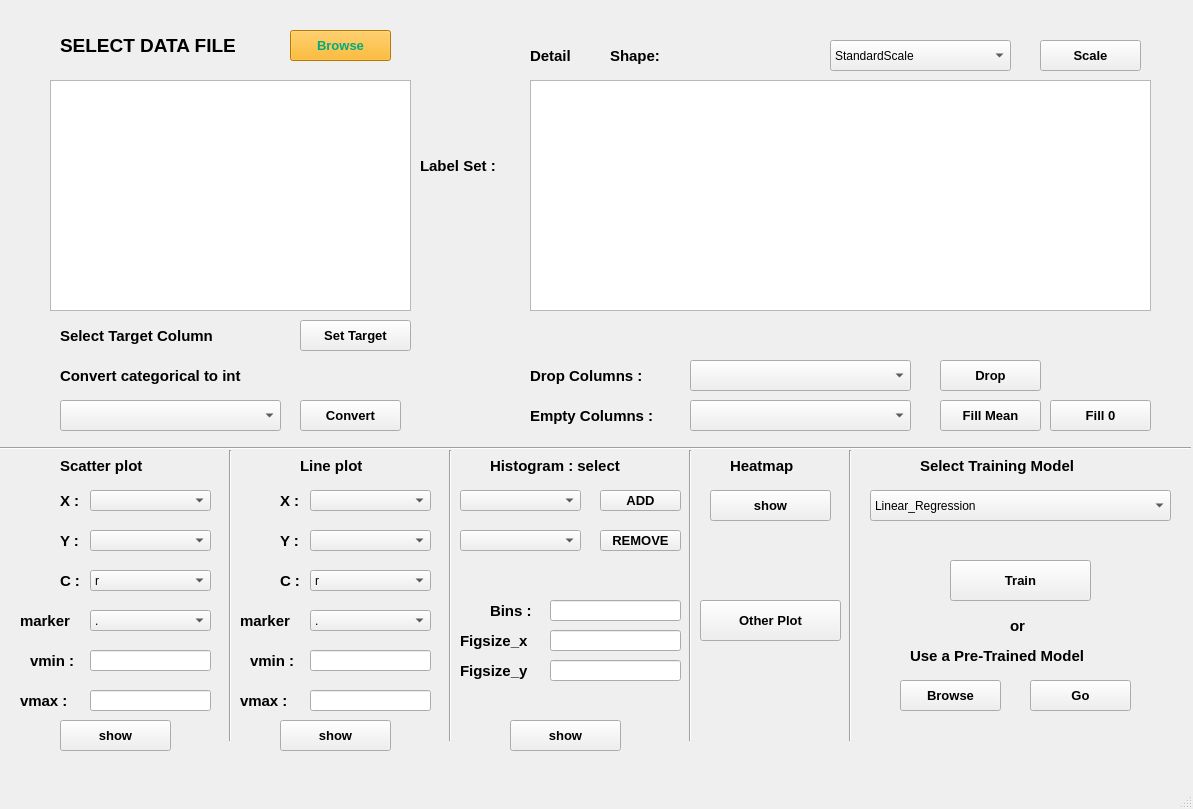
<?xml version="1.0" encoding="UTF-8"?>
<ui version="4.0">
 <class>MainWindow</class>
 <widget class="QMainWindow" name="MainWindow">
  <property name="geometry">
   <rect>
    <x>0</x>
    <y>0</y>
    <width>1193</width>
    <height>809</height>
   </rect>
  </property>
  <property name="windowTitle">
   <string>MainWindow</string>
  </property>
  <widget class="QWidget" name="centralwidget">
   <widget class="QLabel" name="label">
    <property name="geometry">
     <rect>
      <x>60</x>
      <y>30</y>
      <width>221</width>
      <height>31</height>
     </rect>
    </property>
    <property name="font">
     <font>
      <family>Arial</family>
      <pointsize>14</pointsize>
      <weight>75</weight>
      <bold>true</bold>
     </font>
    </property>
    <property name="text">
     <string>SELECT DATA FILE</string>
    </property>
   </widget>
   <widget class="QPushButton" name="Browse">
    <property name="geometry">
     <rect>
      <x>290</x>
      <y>30</y>
      <width>101</width>
      <height>31</height>
     </rect>
    </property>
    <property name="font">
     <font>
      <family>Arial</family>
      <pointsize>10</pointsize>
      <weight>75</weight>
      <bold>true</bold>
     </font>
    </property>
    <property name="styleSheet">
     <string notr="true">color: rgb(0, 170, 127);
background-color: rgb(255, 170, 0);</string>
    </property>
    <property name="text">
     <string>Browse</string>
    </property>
   </widget>
   <widget class="QListWidget" name="column_list">
    <property name="geometry">
     <rect>
      <x>50</x>
      <y>80</y>
      <width>361</width>
      <height>231</height>
     </rect>
    </property>
   </widget>
   <widget class="QPushButton" name="Submit">
    <property name="geometry">
     <rect>
      <x>300</x>
      <y>320</y>
      <width>111</width>
      <height>31</height>
     </rect>
    </property>
    <property name="font">
     <font>
      <family>Arial</family>
      <pointsize>10</pointsize>
      <weight>75</weight>
      <bold>true</bold>
     </font>
    </property>
    <property name="text">
     <string>Set Target</string>
    </property>
   </widget>
   <widget class="QLabel" name="label_2">
    <property name="geometry">
     <rect>
      <x>60</x>
      <y>320</y>
      <width>221</width>
      <height>31</height>
     </rect>
    </property>
    <property name="font">
     <font>
      <family>Arial</family>
      <pointsize>11</pointsize>
      <weight>75</weight>
      <bold>true</bold>
     </font>
    </property>
    <property name="text">
     <string>Select Target Column</string>
    </property>
   </widget>
   <widget class="QLabel" name="label_3">
    <property name="geometry">
     <rect>
      <x>420</x>
      <y>150</y>
      <width>111</width>
      <height>31</height>
     </rect>
    </property>
    <property name="font">
     <font>
      <family>Arial</family>
      <pointsize>11</pointsize>
      <weight>75</weight>
      <bold>true</bold>
     </font>
    </property>
    <property name="text">
     <string>Label Set :</string>
    </property>
   </widget>
   <widget class="QLabel" name="target_col">
    <property name="geometry">
     <rect>
      <x>420</x>
      <y>200</y>
      <width>111</width>
      <height>31</height>
     </rect>
    </property>
    <property name="font">
     <font>
      <family>Arial</family>
      <pointsize>11</pointsize>
      <weight>75</weight>
      <bold>true</bold>
     </font>
    </property>
    <property name="text">
     <string/>
    </property>
   </widget>
   <widget class="QTableView" name="tableView">
    <property name="geometry">
     <rect>
      <x>530</x>
      <y>80</y>
      <width>621</width>
      <height>231</height>
     </rect>
    </property>
   </widget>
   <widget class="QLabel" name="label_4">
    <property name="geometry">
     <rect>
      <x>530</x>
      <y>40</y>
      <width>61</width>
      <height>31</height>
     </rect>
    </property>
    <property name="font">
     <font>
      <family>Arial</family>
      <pointsize>11</pointsize>
      <weight>75</weight>
      <bold>true</bold>
     </font>
    </property>
    <property name="text">
     <string>Detail</string>
    </property>
   </widget>
   <widget class="QLabel" name="label_5">
    <property name="geometry">
     <rect>
      <x>610</x>
      <y>40</y>
      <width>71</width>
      <height>31</height>
     </rect>
    </property>
    <property name="font">
     <font>
      <family>Arial</family>
      <pointsize>11</pointsize>
      <weight>75</weight>
      <bold>true</bold>
     </font>
    </property>
    <property name="text">
     <string>Shape:</string>
    </property>
   </widget>
   <widget class="QLabel" name="shape">
    <property name="geometry">
     <rect>
      <x>680</x>
      <y>40</y>
      <width>121</width>
      <height>31</height>
     </rect>
    </property>
    <property name="font">
     <font>
      <family>Arial</family>
      <pointsize>11</pointsize>
      <weight>75</weight>
      <bold>true</bold>
     </font>
    </property>
    <property name="text">
     <string/>
    </property>
   </widget>
   <widget class="QComboBox" name="scaler">
    <property name="geometry">
     <rect>
      <x>830</x>
      <y>40</y>
      <width>181</width>
      <height>31</height>
     </rect>
    </property>
    <item>
     <property name="text">
      <string>StandardScale</string>
     </property>
    </item>
    <item>
     <property name="text">
      <string>MinMaxScale</string>
     </property>
    </item>
    <item>
     <property name="text">
      <string>PowerScale</string>
     </property>
    </item>
   </widget>
   <widget class="QPushButton" name="scale_btn">
    <property name="geometry">
     <rect>
      <x>1040</x>
      <y>40</y>
      <width>101</width>
      <height>31</height>
     </rect>
    </property>
    <property name="font">
     <font>
      <family>Arial</family>
      <pointsize>10</pointsize>
      <weight>75</weight>
      <bold>true</bold>
     </font>
    </property>
    <property name="text">
     <string>Scale</string>
    </property>
   </widget>
   <widget class="QLabel" name="label_6">
    <property name="geometry">
     <rect>
      <x>60</x>
      <y>360</y>
      <width>241</width>
      <height>31</height>
     </rect>
    </property>
    <property name="font">
     <font>
      <family>Arial</family>
      <pointsize>11</pointsize>
      <weight>75</weight>
      <bold>true</bold>
     </font>
    </property>
    <property name="text">
     <string>Convert categorical to int</string>
    </property>
   </widget>
   <widget class="QComboBox" name="cat_column">
    <property name="geometry">
     <rect>
      <x>60</x>
      <y>400</y>
      <width>221</width>
      <height>31</height>
     </rect>
    </property>
   </widget>
   <widget class="QPushButton" name="convert_btn">
    <property name="geometry">
     <rect>
      <x>300</x>
      <y>400</y>
      <width>101</width>
      <height>31</height>
     </rect>
    </property>
    <property name="font">
     <font>
      <family>Arial</family>
      <pointsize>10</pointsize>
      <weight>75</weight>
      <bold>true</bold>
     </font>
    </property>
    <property name="text">
     <string>Convert</string>
    </property>
   </widget>
   <widget class="QPushButton" name="drop_btn">
    <property name="geometry">
     <rect>
      <x>940</x>
      <y>360</y>
      <width>101</width>
      <height>31</height>
     </rect>
    </property>
    <property name="font">
     <font>
      <family>Arial</family>
      <pointsize>10</pointsize>
      <weight>75</weight>
      <bold>true</bold>
     </font>
    </property>
    <property name="text">
     <string>Drop</string>
    </property>
   </widget>
   <widget class="QLabel" name="label_7">
    <property name="geometry">
     <rect>
      <x>530</x>
      <y>360</y>
      <width>151</width>
      <height>31</height>
     </rect>
    </property>
    <property name="font">
     <font>
      <family>Arial</family>
      <pointsize>11</pointsize>
      <weight>75</weight>
      <bold>true</bold>
     </font>
    </property>
    <property name="text">
     <string>Drop Columns :</string>
    </property>
   </widget>
   <widget class="QComboBox" name="drop_column">
    <property name="geometry">
     <rect>
      <x>690</x>
      <y>360</y>
      <width>221</width>
      <height>31</height>
     </rect>
    </property>
   </widget>
   <widget class="QComboBox" name="empty_column">
    <property name="geometry">
     <rect>
      <x>690</x>
      <y>400</y>
      <width>221</width>
      <height>31</height>
     </rect>
    </property>
   </widget>
   <widget class="QLabel" name="label_8">
    <property name="geometry">
     <rect>
      <x>530</x>
      <y>400</y>
      <width>151</width>
      <height>31</height>
     </rect>
    </property>
    <property name="font">
     <font>
      <family>Arial</family>
      <pointsize>11</pointsize>
      <weight>75</weight>
      <bold>true</bold>
     </font>
    </property>
    <property name="text">
     <string>Empty Columns :</string>
    </property>
   </widget>
   <widget class="QPushButton" name="fiil_mean">
    <property name="geometry">
     <rect>
      <x>940</x>
      <y>400</y>
      <width>101</width>
      <height>31</height>
     </rect>
    </property>
    <property name="font">
     <font>
      <family>Arial</family>
      <pointsize>10</pointsize>
      <weight>75</weight>
      <bold>true</bold>
     </font>
    </property>
    <property name="text">
     <string>Fill Mean</string>
    </property>
   </widget>
   <widget class="QPushButton" name="fill_na">
    <property name="geometry">
     <rect>
      <x>1050</x>
      <y>400</y>
      <width>101</width>
      <height>31</height>
     </rect>
    </property>
    <property name="font">
     <font>
      <family>Arial</family>
      <pointsize>10</pointsize>
      <weight>75</weight>
      <bold>true</bold>
     </font>
    </property>
    <property name="text">
     <string>Fill 0</string>
    </property>
   </widget>
   <widget class="Line" name="line">
    <property name="geometry">
     <rect>
      <x>220</x>
      <y>450</y>
      <width>20</width>
      <height>291</height>
     </rect>
    </property>
    <property name="orientation">
     <enum>Qt::Vertical</enum>
    </property>
   </widget>
   <widget class="Line" name="line_2">
    <property name="geometry">
     <rect>
      <x>0</x>
      <y>440</y>
      <width>1191</width>
      <height>16</height>
     </rect>
    </property>
    <property name="orientation">
     <enum>Qt::Horizontal</enum>
    </property>
   </widget>
   <widget class="Line" name="line_3">
    <property name="geometry">
     <rect>
      <x>440</x>
      <y>450</y>
      <width>20</width>
      <height>291</height>
     </rect>
    </property>
    <property name="orientation">
     <enum>Qt::Vertical</enum>
    </property>
   </widget>
   <widget class="Line" name="line_4">
    <property name="geometry">
     <rect>
      <x>680</x>
      <y>450</y>
      <width>20</width>
      <height>291</height>
     </rect>
    </property>
    <property name="orientation">
     <enum>Qt::Vertical</enum>
    </property>
   </widget>
   <widget class="Line" name="line_5">
    <property name="geometry">
     <rect>
      <x>840</x>
      <y>450</y>
      <width>20</width>
      <height>291</height>
     </rect>
    </property>
    <property name="orientation">
     <enum>Qt::Vertical</enum>
    </property>
   </widget>
   <widget class="QLabel" name="label_9">
    <property name="geometry">
     <rect>
      <x>60</x>
      <y>450</y>
      <width>111</width>
      <height>31</height>
     </rect>
    </property>
    <property name="font">
     <font>
      <family>Arial</family>
      <pointsize>11</pointsize>
      <weight>75</weight>
      <bold>true</bold>
     </font>
    </property>
    <property name="text">
     <string>Scatter plot</string>
    </property>
   </widget>
   <widget class="QLabel" name="label_10">
    <property name="geometry">
     <rect>
      <x>300</x>
      <y>450</y>
      <width>81</width>
      <height>31</height>
     </rect>
    </property>
    <property name="font">
     <font>
      <family>Arial</family>
      <pointsize>11</pointsize>
      <weight>75</weight>
      <bold>true</bold>
     </font>
    </property>
    <property name="text">
     <string>Line plot</string>
    </property>
   </widget>
   <widget class="QLabel" name="label_11">
    <property name="geometry">
     <rect>
      <x>490</x>
      <y>450</y>
      <width>171</width>
      <height>31</height>
     </rect>
    </property>
    <property name="font">
     <font>
      <family>Arial</family>
      <pointsize>11</pointsize>
      <weight>75</weight>
      <bold>true</bold>
     </font>
    </property>
    <property name="text">
     <string>Histogram : select</string>
    </property>
   </widget>
   <widget class="QLabel" name="label_12">
    <property name="geometry">
     <rect>
      <x>730</x>
      <y>450</y>
      <width>81</width>
      <height>31</height>
     </rect>
    </property>
    <property name="font">
     <font>
      <family>Arial</family>
      <pointsize>11</pointsize>
      <weight>75</weight>
      <bold>true</bold>
     </font>
    </property>
    <property name="text">
     <string>Heatmap</string>
    </property>
   </widget>
   <widget class="QLabel" name="label_13">
    <property name="geometry">
     <rect>
      <x>920</x>
      <y>450</y>
      <width>191</width>
      <height>31</height>
     </rect>
    </property>
    <property name="font">
     <font>
      <family>Arial</family>
      <pointsize>11</pointsize>
      <weight>75</weight>
      <bold>true</bold>
     </font>
    </property>
    <property name="text">
     <string>Select Training Model</string>
    </property>
   </widget>
   <widget class="QLabel" name="label_14">
    <property name="geometry">
     <rect>
      <x>60</x>
      <y>490</y>
      <width>31</width>
      <height>21</height>
     </rect>
    </property>
    <property name="font">
     <font>
      <family>Arial</family>
      <pointsize>11</pointsize>
      <weight>75</weight>
      <bold>true</bold>
     </font>
    </property>
    <property name="text">
     <string>X :</string>
    </property>
   </widget>
   <widget class="QComboBox" name="scater_x">
    <property name="geometry">
     <rect>
      <x>90</x>
      <y>490</y>
      <width>121</width>
      <height>21</height>
     </rect>
    </property>
   </widget>
   <widget class="QComboBox" name="scater_mark">
    <property name="geometry">
     <rect>
      <x>90</x>
      <y>610</y>
      <width>121</width>
      <height>21</height>
     </rect>
    </property>
    <item>
     <property name="text">
      <string>.</string>
     </property>
    </item>
    <item>
     <property name="text">
      <string>,</string>
     </property>
    </item>
    <item>
     <property name="text">
      <string>o</string>
     </property>
    </item>
    <item>
     <property name="text">
      <string>v</string>
     </property>
    </item>
    <item>
     <property name="text">
      <string>^</string>
     </property>
    </item>
    <item>
     <property name="text">
      <string>&lt;</string>
     </property>
    </item>
    <item>
     <property name="text">
      <string>-</string>
     </property>
    </item>
    <item>
     <property name="text">
      <string>1</string>
     </property>
    </item>
    <item>
     <property name="text">
      <string>2</string>
     </property>
    </item>
    <item>
     <property name="text">
      <string>3</string>
     </property>
    </item>
    <item>
     <property name="text">
      <string>4</string>
     </property>
    </item>
    <item>
     <property name="text">
      <string>8</string>
     </property>
    </item>
   </widget>
   <widget class="QLabel" name="label_17">
    <property name="geometry">
     <rect>
      <x>20</x>
      <y>610</y>
      <width>61</width>
      <height>21</height>
     </rect>
    </property>
    <property name="font">
     <font>
      <family>Arial</family>
      <pointsize>11</pointsize>
      <weight>75</weight>
      <bold>true</bold>
     </font>
    </property>
    <property name="text">
     <string>marker</string>
    </property>
   </widget>
   <widget class="QLabel" name="label_18">
    <property name="geometry">
     <rect>
      <x>30</x>
      <y>650</y>
      <width>61</width>
      <height>21</height>
     </rect>
    </property>
    <property name="font">
     <font>
      <family>Arial</family>
      <pointsize>11</pointsize>
      <weight>75</weight>
      <bold>true</bold>
     </font>
    </property>
    <property name="text">
     <string>vmin :</string>
    </property>
   </widget>
   <widget class="QLabel" name="label_19">
    <property name="geometry">
     <rect>
      <x>20</x>
      <y>690</y>
      <width>61</width>
      <height>21</height>
     </rect>
    </property>
    <property name="font">
     <font>
      <family>Arial</family>
      <pointsize>11</pointsize>
      <weight>75</weight>
      <bold>true</bold>
     </font>
    </property>
    <property name="text">
     <string>vmax :</string>
    </property>
   </widget>
   <widget class="QPushButton" name="scater_plot">
    <property name="geometry">
     <rect>
      <x>60</x>
      <y>720</y>
      <width>111</width>
      <height>31</height>
     </rect>
    </property>
    <property name="font">
     <font>
      <family>Arial</family>
      <pointsize>10</pointsize>
      <weight>75</weight>
      <bold>true</bold>
     </font>
    </property>
    <property name="text">
     <string>show</string>
    </property>
   </widget>
   <widget class="QLineEdit" name="scater_vmin">
    <property name="geometry">
     <rect>
      <x>90</x>
      <y>650</y>
      <width>121</width>
      <height>21</height>
     </rect>
    </property>
   </widget>
   <widget class="QLineEdit" name="scater_vmax">
    <property name="geometry">
     <rect>
      <x>90</x>
      <y>690</y>
      <width>121</width>
      <height>21</height>
     </rect>
    </property>
   </widget>
   <widget class="QComboBox" name="scater_y">
    <property name="geometry">
     <rect>
      <x>90</x>
      <y>530</y>
      <width>121</width>
      <height>21</height>
     </rect>
    </property>
   </widget>
   <widget class="QLabel" name="label_15">
    <property name="geometry">
     <rect>
      <x>60</x>
      <y>530</y>
      <width>31</width>
      <height>21</height>
     </rect>
    </property>
    <property name="font">
     <font>
      <family>Arial</family>
      <pointsize>11</pointsize>
      <weight>75</weight>
      <bold>true</bold>
     </font>
    </property>
    <property name="text">
     <string>Y :</string>
    </property>
   </widget>
   <widget class="QComboBox" name="scater_c">
    <property name="geometry">
     <rect>
      <x>90</x>
      <y>570</y>
      <width>121</width>
      <height>21</height>
     </rect>
    </property>
    <item>
     <property name="text">
      <string>r</string>
     </property>
    </item>
    <item>
     <property name="text">
      <string>g</string>
     </property>
    </item>
    <item>
     <property name="text">
      <string>b</string>
     </property>
    </item>
    <item>
     <property name="text">
      <string>y</string>
     </property>
    </item>
    <item>
     <property name="text">
      <string>k</string>
     </property>
    </item>
   </widget>
   <widget class="QLabel" name="label_16">
    <property name="geometry">
     <rect>
      <x>60</x>
      <y>570</y>
      <width>31</width>
      <height>21</height>
     </rect>
    </property>
    <property name="font">
     <font>
      <family>Arial</family>
      <pointsize>11</pointsize>
      <weight>75</weight>
      <bold>true</bold>
     </font>
    </property>
    <property name="text">
     <string>C :</string>
    </property>
   </widget>
   <widget class="QLabel" name="label_20">
    <property name="geometry">
     <rect>
      <x>280</x>
      <y>570</y>
      <width>31</width>
      <height>21</height>
     </rect>
    </property>
    <property name="font">
     <font>
      <family>Arial</family>
      <pointsize>11</pointsize>
      <weight>75</weight>
      <bold>true</bold>
     </font>
    </property>
    <property name="text">
     <string>C :</string>
    </property>
   </widget>
   <widget class="QLineEdit" name="lineEdit_3">
    <property name="geometry">
     <rect>
      <x>310</x>
      <y>690</y>
      <width>121</width>
      <height>21</height>
     </rect>
    </property>
   </widget>
   <widget class="QComboBox" name="line_y">
    <property name="geometry">
     <rect>
      <x>310</x>
      <y>530</y>
      <width>121</width>
      <height>21</height>
     </rect>
    </property>
   </widget>
   <widget class="QLabel" name="label_21">
    <property name="geometry">
     <rect>
      <x>250</x>
      <y>650</y>
      <width>61</width>
      <height>21</height>
     </rect>
    </property>
    <property name="font">
     <font>
      <family>Arial</family>
      <pointsize>11</pointsize>
      <weight>75</weight>
      <bold>true</bold>
     </font>
    </property>
    <property name="text">
     <string>vmin :</string>
    </property>
   </widget>
   <widget class="QComboBox" name="line_x">
    <property name="geometry">
     <rect>
      <x>310</x>
      <y>490</y>
      <width>121</width>
      <height>21</height>
     </rect>
    </property>
   </widget>
   <widget class="QLabel" name="label_22">
    <property name="geometry">
     <rect>
      <x>280</x>
      <y>530</y>
      <width>31</width>
      <height>21</height>
     </rect>
    </property>
    <property name="font">
     <font>
      <family>Arial</family>
      <pointsize>11</pointsize>
      <weight>75</weight>
      <bold>true</bold>
     </font>
    </property>
    <property name="text">
     <string>Y :</string>
    </property>
   </widget>
   <widget class="QComboBox" name="line_c">
    <property name="geometry">
     <rect>
      <x>310</x>
      <y>570</y>
      <width>121</width>
      <height>21</height>
     </rect>
    </property>
    <item>
     <property name="text">
      <string>r</string>
     </property>
    </item>
    <item>
     <property name="text">
      <string>g</string>
     </property>
    </item>
    <item>
     <property name="text">
      <string>b</string>
     </property>
    </item>
    <item>
     <property name="text">
      <string>y</string>
     </property>
    </item>
    <item>
     <property name="text">
      <string>k</string>
     </property>
    </item>
   </widget>
   <widget class="QPushButton" name="line_plot">
    <property name="geometry">
     <rect>
      <x>280</x>
      <y>720</y>
      <width>111</width>
      <height>31</height>
     </rect>
    </property>
    <property name="font">
     <font>
      <family>Arial</family>
      <pointsize>10</pointsize>
      <weight>75</weight>
      <bold>true</bold>
     </font>
    </property>
    <property name="text">
     <string>show</string>
    </property>
   </widget>
   <widget class="QComboBox" name="line_mark">
    <property name="geometry">
     <rect>
      <x>310</x>
      <y>610</y>
      <width>121</width>
      <height>21</height>
     </rect>
    </property>
    <item>
     <property name="text">
      <string>.</string>
     </property>
    </item>
    <item>
     <property name="text">
      <string>,</string>
     </property>
    </item>
    <item>
     <property name="text">
      <string>^</string>
     </property>
    </item>
    <item>
     <property name="text">
      <string>&lt;</string>
     </property>
    </item>
    <item>
     <property name="text">
      <string>o</string>
     </property>
    </item>
   </widget>
   <widget class="QLabel" name="label_23">
    <property name="geometry">
     <rect>
      <x>280</x>
      <y>490</y>
      <width>31</width>
      <height>21</height>
     </rect>
    </property>
    <property name="font">
     <font>
      <family>Arial</family>
      <pointsize>11</pointsize>
      <weight>75</weight>
      <bold>true</bold>
     </font>
    </property>
    <property name="text">
     <string>X :</string>
    </property>
   </widget>
   <widget class="QLineEdit" name="lineEdit_4">
    <property name="geometry">
     <rect>
      <x>310</x>
      <y>650</y>
      <width>121</width>
      <height>21</height>
     </rect>
    </property>
   </widget>
   <widget class="QLabel" name="label_24">
    <property name="geometry">
     <rect>
      <x>240</x>
      <y>690</y>
      <width>61</width>
      <height>21</height>
     </rect>
    </property>
    <property name="font">
     <font>
      <family>Arial</family>
      <pointsize>11</pointsize>
      <weight>75</weight>
      <bold>true</bold>
     </font>
    </property>
    <property name="text">
     <string>vmax :</string>
    </property>
   </widget>
   <widget class="QLabel" name="label_25">
    <property name="geometry">
     <rect>
      <x>240</x>
      <y>610</y>
      <width>61</width>
      <height>21</height>
     </rect>
    </property>
    <property name="font">
     <font>
      <family>Arial</family>
      <pointsize>11</pointsize>
      <weight>75</weight>
      <bold>true</bold>
     </font>
    </property>
    <property name="text">
     <string>marker</string>
    </property>
   </widget>
   <widget class="QComboBox" name="hist_column">
    <property name="geometry">
     <rect>
      <x>460</x>
      <y>490</y>
      <width>121</width>
      <height>21</height>
     </rect>
    </property>
   </widget>
   <widget class="QPushButton" name="hist_add_btn">
    <property name="geometry">
     <rect>
      <x>600</x>
      <y>490</y>
      <width>81</width>
      <height>21</height>
     </rect>
    </property>
    <property name="font">
     <font>
      <family>Arial</family>
      <pointsize>10</pointsize>
      <weight>75</weight>
      <bold>true</bold>
     </font>
    </property>
    <property name="text">
     <string>ADD</string>
    </property>
   </widget>
   <widget class="QComboBox" name="hist_column_add">
    <property name="geometry">
     <rect>
      <x>460</x>
      <y>530</y>
      <width>121</width>
      <height>21</height>
     </rect>
    </property>
   </widget>
   <widget class="QPushButton" name="hist_remove_btn">
    <property name="geometry">
     <rect>
      <x>600</x>
      <y>530</y>
      <width>81</width>
      <height>21</height>
     </rect>
    </property>
    <property name="font">
     <font>
      <family>Arial</family>
      <pointsize>10</pointsize>
      <weight>75</weight>
      <bold>true</bold>
     </font>
    </property>
    <property name="text">
     <string>REMOVE</string>
    </property>
   </widget>
   <widget class="QLineEdit" name="hist_bin">
    <property name="geometry">
     <rect>
      <x>550</x>
      <y>600</y>
      <width>131</width>
      <height>21</height>
     </rect>
    </property>
   </widget>
   <widget class="QLabel" name="label_26">
    <property name="geometry">
     <rect>
      <x>490</x>
      <y>600</y>
      <width>61</width>
      <height>21</height>
     </rect>
    </property>
    <property name="font">
     <font>
      <family>Arial</family>
      <pointsize>11</pointsize>
      <weight>75</weight>
      <bold>true</bold>
     </font>
    </property>
    <property name="text">
     <string>Bins :</string>
    </property>
   </widget>
   <widget class="QLineEdit" name="hist_x">
    <property name="geometry">
     <rect>
      <x>550</x>
      <y>630</y>
      <width>131</width>
      <height>21</height>
     </rect>
    </property>
   </widget>
   <widget class="QLabel" name="label_27">
    <property name="geometry">
     <rect>
      <x>460</x>
      <y>630</y>
      <width>91</width>
      <height>21</height>
     </rect>
    </property>
    <property name="font">
     <font>
      <family>Arial</family>
      <pointsize>11</pointsize>
      <weight>75</weight>
      <bold>true</bold>
     </font>
    </property>
    <property name="text">
     <string>Figsize_x</string>
    </property>
   </widget>
   <widget class="QLineEdit" name="hist_y">
    <property name="geometry">
     <rect>
      <x>550</x>
      <y>660</y>
      <width>131</width>
      <height>21</height>
     </rect>
    </property>
   </widget>
   <widget class="QLabel" name="label_28">
    <property name="geometry">
     <rect>
      <x>460</x>
      <y>660</y>
      <width>91</width>
      <height>21</height>
     </rect>
    </property>
    <property name="font">
     <font>
      <family>Arial</family>
      <pointsize>11</pointsize>
      <weight>75</weight>
      <bold>true</bold>
     </font>
    </property>
    <property name="text">
     <string>Figsize_y</string>
    </property>
   </widget>
   <widget class="QPushButton" name="histogram">
    <property name="geometry">
     <rect>
      <x>510</x>
      <y>720</y>
      <width>111</width>
      <height>31</height>
     </rect>
    </property>
    <property name="font">
     <font>
      <family>Arial</family>
      <pointsize>10</pointsize>
      <weight>75</weight>
      <bold>true</bold>
     </font>
    </property>
    <property name="text">
     <string>show</string>
    </property>
   </widget>
   <widget class="QPushButton" name="hitmap">
    <property name="geometry">
     <rect>
      <x>710</x>
      <y>490</y>
      <width>121</width>
      <height>31</height>
     </rect>
    </property>
    <property name="font">
     <font>
      <family>Arial</family>
      <pointsize>10</pointsize>
      <weight>75</weight>
      <bold>true</bold>
     </font>
    </property>
    <property name="text">
     <string>show</string>
    </property>
   </widget>
   <widget class="QPushButton" name="convert_btn_8">
    <property name="geometry">
     <rect>
      <x>700</x>
      <y>600</y>
      <width>141</width>
      <height>41</height>
     </rect>
    </property>
    <property name="font">
     <font>
      <family>Arial</family>
      <pointsize>10</pointsize>
      <weight>75</weight>
      <bold>true</bold>
     </font>
    </property>
    <property name="text">
     <string>Other Plot</string>
    </property>
   </widget>
   <widget class="QComboBox" name="model_select">
    <property name="geometry">
     <rect>
      <x>870</x>
      <y>490</y>
      <width>301</width>
      <height>31</height>
     </rect>
    </property>
    <item>
     <property name="text">
      <string>Linear_Regression</string>
     </property>
    </item>
    <item>
     <property name="text">
      <string>SVM</string>
     </property>
    </item>
    <item>
     <property name="text">
      <string>SVR</string>
     </property>
    </item>
    <item>
     <property name="text">
      <string>Logistic_Regression</string>
     </property>
    </item>
    <item>
     <property name="text">
      <string>Random_Forest</string>
     </property>
    </item>
    <item>
     <property name="text">
      <string>KNN</string>
     </property>
    </item>
    <item>
     <property name="text">
      <string>MLP</string>
     </property>
    </item>
   </widget>
   <widget class="QPushButton" name="train">
    <property name="geometry">
     <rect>
      <x>950</x>
      <y>560</y>
      <width>141</width>
      <height>41</height>
     </rect>
    </property>
    <property name="font">
     <font>
      <family>Arial</family>
      <pointsize>10</pointsize>
      <weight>75</weight>
      <bold>true</bold>
     </font>
    </property>
    <property name="text">
     <string>Train</string>
    </property>
   </widget>
   <widget class="QLabel" name="label_29">
    <property name="geometry">
     <rect>
      <x>1010</x>
      <y>610</y>
      <width>21</width>
      <height>31</height>
     </rect>
    </property>
    <property name="font">
     <font>
      <family>Arial</family>
      <pointsize>11</pointsize>
      <weight>75</weight>
      <bold>true</bold>
     </font>
    </property>
    <property name="text">
     <string>or</string>
    </property>
   </widget>
   <widget class="QLabel" name="label_30">
    <property name="geometry">
     <rect>
      <x>910</x>
      <y>640</y>
      <width>221</width>
      <height>31</height>
     </rect>
    </property>
    <property name="font">
     <font>
      <family>Arial</family>
      <pointsize>11</pointsize>
      <weight>75</weight>
      <bold>true</bold>
     </font>
    </property>
    <property name="text">
     <string>Use a Pre-Trained Model</string>
    </property>
   </widget>
   <widget class="QPushButton" name="convert_btn_10">
    <property name="geometry">
     <rect>
      <x>900</x>
      <y>680</y>
      <width>101</width>
      <height>31</height>
     </rect>
    </property>
    <property name="font">
     <font>
      <family>Arial</family>
      <pointsize>10</pointsize>
      <weight>75</weight>
      <bold>true</bold>
     </font>
    </property>
    <property name="text">
     <string>Browse</string>
    </property>
   </widget>
   <widget class="QPushButton" name="convert_btn_11">
    <property name="geometry">
     <rect>
      <x>1030</x>
      <y>680</y>
      <width>101</width>
      <height>31</height>
     </rect>
    </property>
    <property name="font">
     <font>
      <family>Arial</family>
      <pointsize>10</pointsize>
      <weight>75</weight>
      <bold>true</bold>
     </font>
    </property>
    <property name="text">
     <string>Go</string>
    </property>
   </widget>
  </widget>
  <widget class="QMenuBar" name="menubar">
   <property name="geometry">
    <rect>
     <x>0</x>
     <y>0</y>
     <width>1193</width>
     <height>26</height>
    </rect>
   </property>
  </widget>
  <widget class="QStatusBar" name="statusbar"/>
 </widget>
 <resources/>
 <connections/>
</ui>
